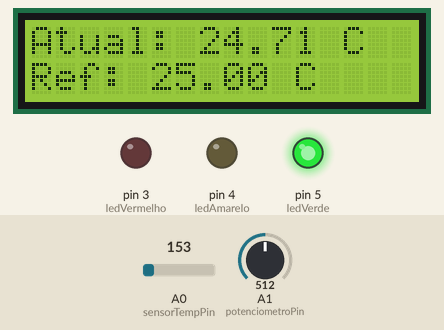
This sketch was run on a simulated Arduino Uno, built with avr-gcc and run on an emulated ATmega328P. On the bench: 16×2 character LCD, output pins drawn as LEDs (lit = HIGH). Inputs (shaded band) come from the test bench; at power-on: A0 (sensorTempPin) = 153, A1 (potenciometroPin) = 512. What the sketch prints to the serial monitor is not drawn.

Above: at 1.2 s.
1.3 s: A0 (sensorTempPin) set to 175
At 2.5 s:
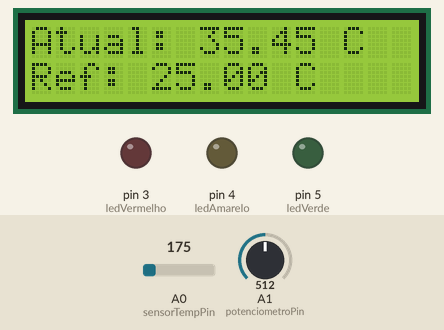
3.5 s: A1 (potenciometroPin) set to 672
At 4.6 s:
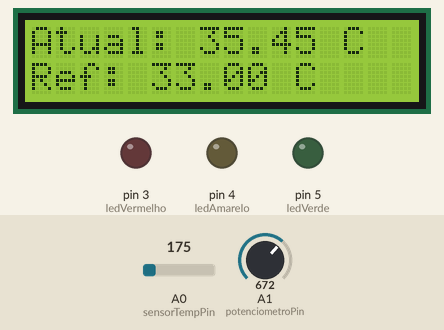
5.6 s: A1 (potenciometroPin) set to 695
At 6.7 s:
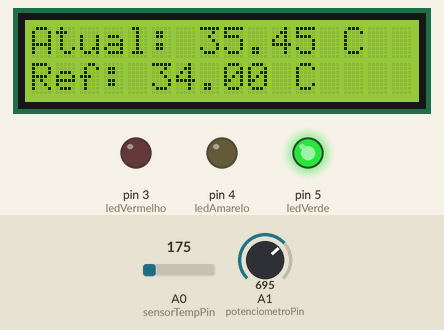
7.6 s: A0 (sensorTempPin) set to 165
At 8.9 s:
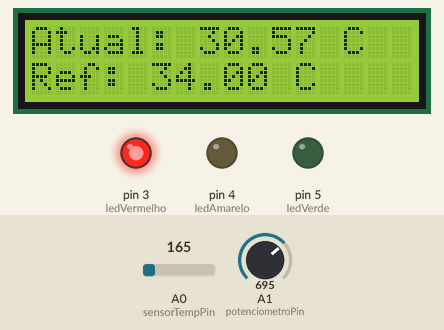
9.6 s: A1 (potenciometroPin) set to 716
At 11.0 s:
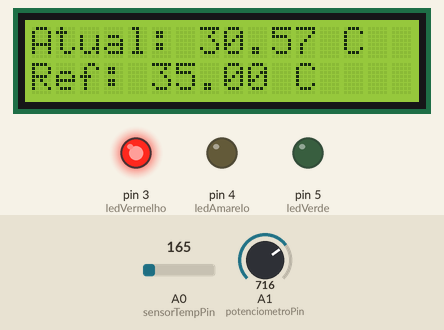
11.6 s: A0 (sensorTempPin) set to 191
At 13.1 s:
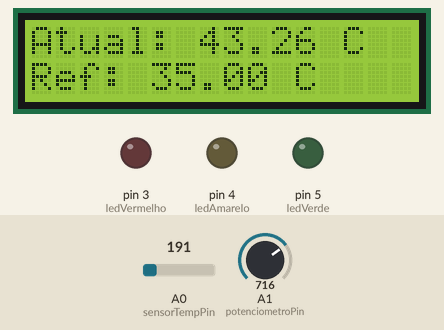
Timing chart, 0 to 14.6 s (numbered marks = the images above; inputs shaded):
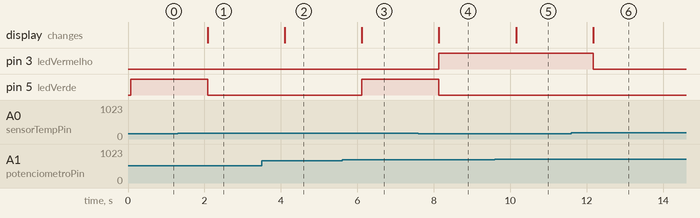

Measured:
- the behaviour switches between 157 and 158 on A0 (sensorTempPin) (found by bisection; images 0 and 1)
- the behaviour switches between 682 and 683 on A1 (potenciometroPin) (found by bisection; images 2 and 3)
- after the input at 1.3 s, pin 5 (ledVerde): HIGH → LOW after 0.79 s; the display: changes after 0.79 s (image 1)
- after the input at 3.5 s, the display: changes after 0.60 s (image 2)
- after the input at 5.6 s, pin 5 (ledVerde): LOW → HIGH after 0.52 s; the display: changes after 0.52 s (image 3)
- after the input at 7.6 s, pin 3 (ledVermelho): LOW → HIGH after 0.54 s; pin 5 (ledVerde): HIGH → LOW after 0.54 s; the display: changes after 0.54 s (image 4)
- after the input at 9.6 s, the display: changes after 0.55 s (image 5)
- after the input at 11.6 s, pin 3 (ledVermelho): HIGH → LOW after 0.57 s; the display: changes after 0.57 s (image 6)

The sketch:

GlobalSolution-Edge-Computing-and-Computing-Systems.ino
```cpp
#include <LiquidCrystal.h>

// Inicializa o LCD
LiquidCrystal lcd(7, 8, 9, 10, 11, 12);

// Define os pinos dos LEDs
const int ledVermelho = 3;
const int ledAmarelo = 4;
const int ledVerde = 5;

// Define o pino do potenciômetro
const int potenciometroPin = A1;

// Define o pino do sensor de temperatura TMP36
const int sensorTempPin = A0;

void setup() {
  // Configura os pinos dos LEDs como saída
  pinMode(ledVermelho, OUTPUT);
  pinMode(ledAmarelo, OUTPUT);
  pinMode(ledVerde, OUTPUT);

  // Inicia o LCD
  lcd.begin(16, 2);

  // Configura a comunicação serial (para debug)
  Serial.begin(9600);
}

void loop() {
  // Lê o valor do potenciômetro (0 a 1023)
  int valorPot = analogRead(potenciometroPin);

  // Mapeia o valor para o intervalo de temperaturas desejado
  float temperaturaDeReferencia = map(valorPot, 2, 1023, 2, 50); // Mapeia para a faixa de temperatura desejada

  // Lê a tensão do sensor TMP36
  float voltage = analogRead(sensorTempPin) * 5.0 / 1024.0;

  // Converte a tensão para temperatura em Celsius
  float temperatureC = (voltage - 0.5) * 100;

  // Imprime a temperatura atual e a temperatura de referência no Serial Monitor e no LCD
  Serial.print("Temperatura Atual: ");
  Serial.print(temperatureC);
  Serial.println(" C");
  Serial.print("Temperatura de Referencia: ");
  Serial.print(temperaturaDeReferencia);
  Serial.println(" C");

  lcd.clear();
  lcd.setCursor(0, 0);
  lcd.print("Atual: ");
  lcd.print(temperatureC);
  lcd.print(" C");
  lcd.setCursor(0, 1);
  lcd.print("Ref: ");
  lcd.print(temperaturaDeReferencia);
  lcd.print(" C");

  // Desliga todos os LEDs
  digitalWrite(ledVermelho, LOW);
  digitalWrite(ledAmarelo, LOW);
  digitalWrite(ledVerde, LOW);

  // Defina as faixas de temperatura em torno da temperatura de referência
  float faixaBaixa = temperaturaDeReferencia - 2; // 2 graus abaixo da referência
  float faixaAlta = temperaturaDeReferencia + 2; // 2 graus acima da referência

  // Lógica para os LEDs de acordo com a temperatura
  if (temperatureC < faixaBaixa) {
    // Se a temperatura estiver abaixo da faixa baixa, liga LED vermelho
    digitalWrite(ledVermelho, HIGH);
    digitalWrite(ledAmarelo, LOW);
  	digitalWrite(ledVerde, LOW);
  } else if (temperatureC > faixaAlta) {
    // Se a temperatura estiver acima da faixa alta, liga LED amarelo
    digitalWrite(ledAmarelo, HIGH);
    digitalWrite(ledAmarelo, LOW);
  	digitalWrite(ledVerde, LOW);
  } else {
    // Se a temperatura estiver dentro da faixa, liga LED verde
    digitalWrite(ledVerde, HIGH);
    digitalWrite(ledVermelho, LOW);
  	digitalWrite(ledAmarelo, LOW);
  }

  // Pausa antes da próxima leitura
  delay(1000);
}
```
